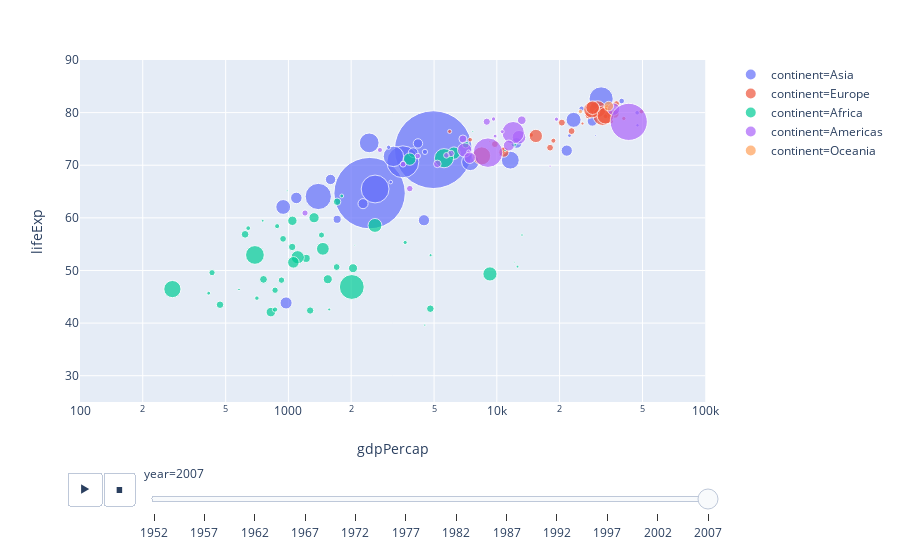

Notebook code cell kept with this figure:
### Code cell
import plotly.express as px
gapminder = px.data.gapminder()
px.scatter(gapminder, x="gdpPercap", y="lifeExp", animation_frame="year", animation_group="country",
           size="pop", color="continent", hover_name="country",
           log_x=True, size_max=55, range_x=[100,100000], range_y=[25,90])

### Figure 1 — Plotly figure (JSON) as saved in the notebook; plotly's stock layout.template omitted (floating-point values rounded to 4 significant figures)
{"data": [{"hoverlabel": {"namelength": 0}, "hovertemplate": "<b>%{hovertext}</b><br><br>continent=Asia<br>year=2007<br>gdpPercap=%{x}<br>lifeExp=%{y}<br>pop=%{marker.size}", "hovertext": ["Afghanistan", "Bahrain", "Bangladesh", "Cambodia", "China", "Hong Kong, China", "India", "Indonesia", "Iran", "Iraq", "Israel", "Japan", "Jordan", "Korea, Dem. Rep.", "Korea, Rep.", "Kuwait", "Lebanon", "Malaysia", "Mongolia", "Myanmar", "Nepal", "Oman", "Pakistan", "Philippines", "Saudi Arabia", "Singapore", "Sri Lanka", "Syria", "Taiwan", "Thailand", "Vietnam", "West Bank and Gaza", "Yemen, Rep."], "ids": ["Afghanistan", "Bahrain", "Bangladesh", "Cambodia", "China", "Hong Kong, China", "India", "Indonesia", "Iran", "Iraq", "Israel", "Japan", "Jordan", "Korea, Dem. Rep.", "Korea, Rep.", "Kuwait", "Lebanon", "Malaysia", "Mongolia", "Myanmar", "Nepal", "Oman", "Pakistan", "Philippines", "Saudi Arabia", "Singapore", "Sri Lanka", "Syria", "Taiwan", "Thailand", "Vietnam", "West Bank and Gaza", "Yemen, Rep."], "legendgroup": "continent=Asia", "marker": {"color": "#636efa", "size": [31889923, 708573, 150448339, 14131858, 1318683096, 6980412, 1110396331, 223547000, 69453570, 27499638, 6426679, 127467972, 6053193, 23301725, 49044790, 2505559, 3921278, 24821286, 2874127, 47761980, 28901790, 3204897, 169270617, 91077287, 27601038, 4553009, 20378239, 19314747, 23174294, 65068149, 85262356, 4018332, 22211743], "sizemode": "area", "sizeref": 435900.0, "symbol": "circle"}, "mode": "markers", "name": "continent=Asia", "showlegend": true, "type": "scatter", "x": [974.6, 29800.0, 1391.0, 1714.0, 4959.0, 39720.0, 2452.0, 3541.0, 11610.0, 4471.0, 25520.0, 31660.0, 4519.0, 1593.0, 23350.0, 47310.0, 10460.0, 12450.0, 3096.0, 944, 1091.0, 22320.0, 2606.0, 3190.0, 21650.0, 47140.0, 3970.0, 4185.0, 28720.0, 7458.0, 2442.0, 3025.0, 2281.0], "xaxis": "x", "y": [43.83, 75.64, 64.06, 59.72, 72.96, 82.21, 64.7, 70.65, 70.96, 59.55, 80.75, 82.6, 72.53, 67.3, 78.62, 77.59, 71.99, 74.24, 66.8, 62.07, 63.78, 75.64, 65.48, 71.69, 72.78, 79.97, 72.4, 74.14, 78.4, 70.62, 74.25, 73.42, 62.7], "yaxis": "y"}, {"hoverlabel": {"namelength": 0}, "hovertemplate": "<b>%{hovertext}</b><br><br>continent=Europe<br>year=2007<br>gdpPercap=%{x}<br>lifeExp=%{y}<br>pop=%{marker.size}", "hovertext": ["Albania", "Austria", "Belgium", "Bosnia and Herzegovina", "Bulgaria", "Croatia", "Czech Republic", "Denmark", "Finland", "France", "Germany", "Greece", "Hungary", "Iceland", "Ireland", "Italy", "Montenegro", "Netherlands", "Norway", "Poland", "Portugal", "Romania", "Serbia", "Slovak Republic", "Slovenia", "Spain", "Sweden", "Switzerland", "Turkey", "United Kingdom"], "ids": ["Albania", "Austria", "Belgium", "Bosnia and Herzegovina", "Bulgaria", "Croatia", "Czech Republic", "Denmark", "Finland", "France", "Germany", "Greece", "Hungary", "Iceland", "Ireland", "Italy", "Montenegro", "Netherlands", "Norway", "Poland", "Portugal", "Romania", "Serbia", "Slovak Republic", "Slovenia", "Spain", "Sweden", "Switzerland", "Turkey", "United Kingdom"], "legendgroup": "continent=Europe", "marker": {"color": "#EF553B", "size": [3600523, 8199783, 10392226, 4552198, 7322858, 4493312, 10228744, 5468120, 5238460, 61083916, 82400996, 10706290, 9956108, 301931, 4109086, 58147733, 684736, 16570613, 4627926, 38518241, 10642836, 22276056, 10150265, 5447502, 2009245, 40448191, 9031088, 7554661, 71158647, 60776238], "sizemode": "area", "sizeref": 435900.0, "symbol": "circle"}, "mode": "markers", "name": "continent=Europe", "showlegend": true, "type": "scatter", "x": [5937.0, 36130.0, 33690.0, 7446.0, 10680.0, 14620.0, 22830.0, 35280.0, 33210.0, 30470.0, 32170.0, 27540.0, 18010.0, 36180.0, 40680.0, 28570.0, 9254.0, 36800.0, 49360.0, 15390.0, 20510.0, 10810.0, 9787.0, 18680.0, 25770.0, 28820.0, 33860.0, 37510.0, 8458.0, 33200.0], "xaxis": "x", "y": [76.42, 79.83, 79.44, 74.85, 73.0, 75.75, 76.49, 78.33, 79.31, 80.66, 79.41, 79.48, 73.34, 81.76, 78.89, 80.55, 74.54, 79.76, 80.2, 75.56, 78.1, 72.48, 74.0, 74.66, 77.93, 80.94, 80.88, 81.7, 71.78, 79.42], "yaxis": "y"}, {"hoverlabel": {"namelength": 0}, "hovertemplate": "<b>%{hovertext}</b><br><br>continent=Africa<br>year=2007<br>gdpPercap=%{x}<br>lifeExp=%{y}<br>pop=%{marker.size}", "hovertext": ["Algeria", "Angola", "Benin", "Botswana", "Burkina Faso", "Burundi", "Cameroon", "Central African Republic", "Chad", "Comoros", "Congo, Dem. Rep.", "Congo, Rep.", "Cote d'Ivoire", "Djibouti", "Egypt", "Equatorial Guinea", "Eritrea", "Ethiopia", "Gabon", "Gambia", "Ghana", "Guinea", "Guinea-Bissau", "Kenya", "Lesotho", "Liberia", "Libya", "Madagascar", "Malawi", "Mali", "Mauritania", "Mauritius", "Morocco", "Mozambique", "Namibia", "Niger", "Nigeria", "Reunion", "Rwanda", "Sao Tome and Principe", "Senegal", "Sierra Leone", "Somalia", "South Africa", "Sudan", "Swaziland", "Tanzania", "Togo", "Tunisia", "Uganda", "Zambia", "Zimbabwe"], "ids": ["Algeria", "Angola", "Benin", "Botswana", "Burkina Faso", "Burundi", "Cameroon", "Central African Republic", "Chad", "Comoros", "Congo, Dem. Rep.", "Congo, Rep.", "Cote d'Ivoire", "Djibouti", "Egypt", "Equatorial Guinea", "Eritrea", "Ethiopia", "Gabon", "Gambia", "Ghana", "Guinea", "Guinea-Bissau", "Kenya", "Lesotho", "Liberia", "Libya", "Madagascar", "Malawi", "Mali", "Mauritania", "Mauritius", "Morocco", "Mozambique", "Namibia", "Niger", "Nigeria", "Reunion", "Rwanda", "Sao Tome and Principe", "Senegal", "Sierra Leone", "Somalia", "South Africa", "Sudan", "Swaziland", "Tanzania", "Togo", "Tunisia", "Uganda", "Zambia", "Zimbabwe"], "legendgroup": "continent=Africa", "marker": {"color": "#00cc96", "size": [33333216, 12420476, 8078314, 1639131, 14326203, 8390505, 17696293, 4369038, 10238807, 710960, 64606759, 3800610, 18013409, 496374, 80264543, 551201, 4906585, 76511887, 1454867, 1688359, 22873338, 9947814, 1472041, 35610177, 2012649, 3193942, 6036914, 19167654, 13327079, 12031795, 3270065, 1250882, 33757175, 19951656, 2055080, 12894865, 135031164, 798094, 8860588, 199579, 12267493, 6144562, 9118773, 43997828, 42292929, 1133066, 38139640, 5701579, 10276158, 29170398, 11746035, 12311143], "sizemode": "area", "sizeref": 435900.0, "symbol": "circle"}, "mode": "markers", "name": "continent=Africa", "showlegend": true, "type": "scatter", "x": [6223.0, 4797.0, 1441.0, 12570.0, 1217.0, 430.1, 2042.0, 706.0, 1704.0, 986.1, 277.6, 3633.0, 1545.0, 2082.0, 5581.0, 12150.0, 641.4, 690.8, 13210.0, 752.7, 1328.0, 942.7, 579.2, 1463.0, 1569.0, 414.5, 12060.0, 1045.0, 759.3, 1043.0, 1803.0, 10960.0, 3820.0, 823.7, 4811.0, 619.7, 2014.0, 7670.0, 863.1, 1598.0, 1712.0, 862.5, 926.1, 9270.0, 2602.0, 4513.0, 1107.0, 883.0, 7093.0, 1056.0, 1271.0, 469.7], "xaxis": "x", "y": [72.3, 42.73, 56.73, 50.73, 52.3, 49.58, 50.43, 44.74, 50.65, 65.15, 46.46, 55.32, 48.33, 54.79, 71.34, 51.58, 58.04, 52.95, 56.73, 59.45, 60.02, 56.01, 46.39, 54.11, 42.59, 45.68, 73.95, 59.44, 48.3, 54.47, 64.16, 72.8, 71.16, 42.08, 52.91, 56.87, 46.86, 76.44, 46.24, 65.53, 63.06, 42.57, 48.16, 49.34, 58.56, 39.61, 52.52, 58.42, 73.92, 51.54, 42.38, 43.49], "yaxis": "y"}, {"hoverlabel": {"namelength": 0}, "hovertemplate": "<b>%{hovertext}</b><br><br>continent=Americas<br>year=2007<br>gdpPercap=%{x}<br>lifeExp=%{y}<br>pop=%{marker.size}", "hovertext": ["Argentina", "Bolivia", "Brazil", "Canada", "Chile", "Colombia", "Costa Rica", "Cuba", "Dominican Republic", "Ecuador", "El Salvador", "Guatemala", "Haiti", "Honduras", "Jamaica", "Mexico", "Nicaragua", "Panama", "Paraguay", "Peru", "Puerto Rico", "Trinidad and Tobago", "United States", "Uruguay", "Venezuela"], "ids": ["Argentina", "Bolivia", "Brazil", "Canada", "Chile", "Colombia", "Costa Rica", "Cuba", "Dominican Republic", "Ecuador", "El Salvador", "Guatemala", "Haiti", "Honduras", "Jamaica", "Mexico", "Nicaragua", "Panama", "Paraguay", "Peru", "Puerto Rico", "Trinidad and Tobago", "United States", "Uruguay", "Venezuela"], "legendgroup": "continent=Americas", "marker": {"color": "#ab63fa", "size": [40301927, 9119152, 190010647, 33390141, 16284741, 44227550, 4133884, 11416987, 9319622, 13755680, 6939688, 12572928, 8502814, 7483763, 2780132, 108700891, 5675356, 3242173, 6667147, 28674757, 3942491, 1056608, 301139947, 3447496, 26084662], "sizemode": "area", "sizeref": 435900.0, "symbol": "circle"}, "mode": "markers", "name": "continent=Americas", "showlegend": true, "type": "scatter", "x": [12780.0, 3822.0, 9066.0, 36320.0, 13170.0, 7007.0, 9645.0, 8948.0, 6025.0, 6873.0, 5728.0, 5186.0, 1202.0, 3548.0, 7321.0, 11980.0, 2749.0, 9809.0, 4173.0, 7409.0, 19330.0, 18010.0, 42950.0, 10610.0, 11420.0], "xaxis": "x", "y": [75.32, 65.55, 72.39, 80.65, 78.55, 72.89, 78.78, 78.27, 72.23, 74.99, 71.88, 70.26, 60.92, 70.2, 72.57, 76.19, 72.9, 75.54, 71.75, 71.42, 78.75, 69.82, 78.24, 76.38, 73.75], "yaxis": "y"}, {"hoverlabel": {"namelength": 0}, "hovertemplate": "<b>%{hovertext}</b><br><br>continent=Oceania<br>year=2007<br>gdpPercap=%{x}<br>lifeExp=%{y}<br>pop=%{marker.size}", "hovertext": ["Australia", "New Zealand"], "ids": ["Australia", "New Zealand"], "legendgroup": "continent=Oceania", "marker": {"color": "#FFA15A", "size": [20434176, 4115771], "sizemode": "area", "sizeref": 435900.0, "symbol": "circle"}, "mode": "markers", "name": "continent=Oceania", "showlegend": true, "type": "scatter", "x": [34440.0, 25190.0], "xaxis": "x", "y": [81.23, 80.2], "yaxis": "y"}], "layout": {"autosize": true, "legend": {"itemsizing": "constant", "tracegroupgap": 0}, "margin": {"t": 60}, "sliders": [{"active": 11, "currentvalue": {"prefix": "year="}, "len": 0.9, "pad": {"b": 10, "t": 60}, "steps": [{"args": [["1952"], {"frame": {"duration": 0, "redraw": false}, "fromcurrent": true, "mode": "immediate", "transition": {"duration": 0, "easing": "linear"}}], "label": "1952", "method": "animate"}, {"args": [["1957"], {"frame": {"duration": 0, "redraw": false}, "fromcurrent": true, "mode": "immediate", "transition": {"duration": 0, "easing": "linear"}}], "label": "1957", "method": "animate"}, {"args": [["1962"], {"frame": {"duration": 0, "redraw": false}, "fromcurrent": true, "mode": "immediate", "transition": {"duration": 0, "easing": "linear"}}], "label": "1962", "method": "animate"}, {"args": [["1967"], {"frame": {"duration": 0, "redraw": false}, "fromcurrent": true, "mode": "immediate", "transition": {"duration": 0, "easing": "linear"}}], "label": "1967", "method": "animate"}, {"args": [["1972"], {"frame": {"duration": 0, "redraw": false}, "fromcurrent": true, "mode": "immediate", "transition": {"duration": 0, "easing": "linear"}}], "label": "1972", "method": "animate"}, {"args": [["1977"], {"frame": {"duration": 0, "redraw": false}, "fromcurrent": true, "mode": "immediate", "transition": {"duration": 0, "easing": "linear"}}], "label": "1977", "method": "animate"}, {"args": [["1982"], {"frame": {"duration": 0, "redraw": false}, "fromcurrent": true, "mode": "immediate", "transition": {"duration": 0, "easing": "linear"}}], "label": "1982", "method": "animate"}, {"args": [["1987"], {"frame": {"duration": 0, "redraw": false}, "fromcurrent": true, "mode": "immediate", "transition": {"duration": 0, "easing": "linear"}}], "label": "1987", "method": "animate"}, {"args": [["1992"], {"frame": {"duration": 0, "redraw": false}, "fromcurrent": true, "mode": "immediate", "transition": {"duration": 0, "easing": "linear"}}], "label": "1992", "method": "animate"}, {"args": [["1997"], {"frame": {"duration": 0, "redraw": false}, "fromcurrent": true, "mode": "immediate", "transition": {"duration": 0, "easing": "linear"}}], "label": "1997", "method": "animate"}, {"args": [["2002"], {"frame": {"duration": 0, "redraw": false}, "fromcurrent": true, "mode": "immediate", "transition": {"duration": 0, "easing": "linear"}}], "label": "2002", "method": "animate"}, {"args": [["2007"], {"frame": {"duration": 0, "redraw": false}, "fromcurrent": true, "mode": "immediate", "transition": {"duration": 0, "easing": "linear"}}], "label": "2007", "method": "animate"}], "x": 0.1, "xanchor": "left", "y": 0, "yanchor": "top"}], "updatemenus": [{"active": 0, "buttons": [{"args": [null, {"frame": {"duration": 500, "redraw": false}, "fromcurrent": true, "mode": "immediate", "transition": {"duration": 500, "easing": "linear"}}], "label": "&#9654;", "method": "animate"}, {"args": [[null], {"frame": {"duration": 0, "redraw": false}, "fromcurrent": true, "mode": "immediate", "transition": {"duration": 0, "easing": "linear"}}], "label": "&#9724;", "method": "animate"}], "direction": "left", "pad": {"r": 10, "t": 70}, "showactive": false, "type": "buttons", "x": 0.1, "xanchor": "right", "y": 0, "yanchor": "top"}], "xaxis": {"anchor": "y", "domain": [0, 0.98], "range": [2, 5], "title": {"text": "gdpPercap"}, "type": "log"}, "yaxis": {"anchor": "x", "domain": [0, 1], "range": [25, 90], "title": {"text": "lifeExp"}, "type": "linear"}}}
